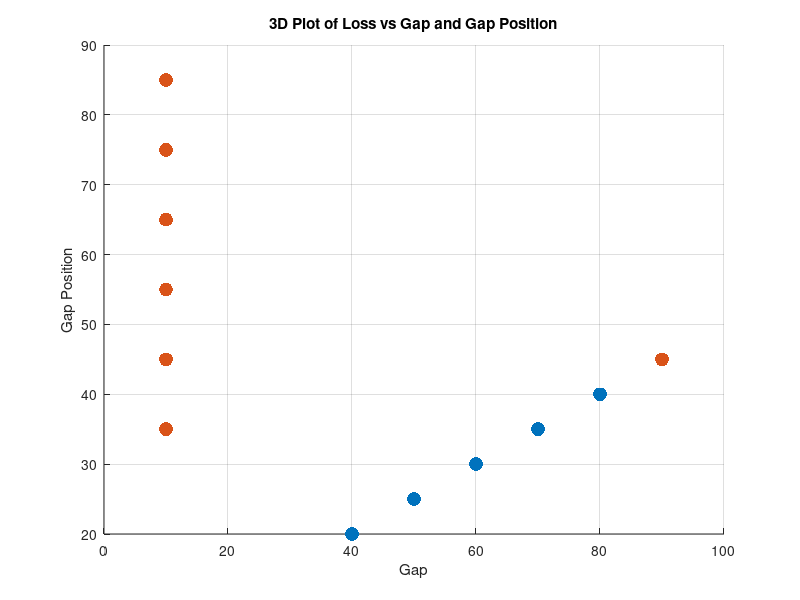

Reproduce this figure in MATLAB. (Note: this script raises an error after producing the figure.)
% -----------------------------
% DATA
% -----------------------------

gap = [ ...
    10 10 10 10 10 10 ...
    10 10 10 10 10 10 ...
    90 80 70 60 50 40 ...
    90 80 70 60 50 40 ];

gap_pos = [ ...
    85 75 65 55 45 35 ...
    85 75 65 55 45 35 ...
    45 40 35 30 25 20 ...
    45 40 35 30 25 20 ];

loss = [ ...
    0.05 0.03 0.03 0.01 0.01 0.01 ...
    0.04 0.02 0.02 0.00 0.01 0.00 ...
    0.02 0.02 0.02 0.01 0.02 0.01 ...
    0.03 0.01 0.01 0.00 0.01 0.00 ];

overlap = [ ...
    10 10 10 10 10 10 ...
    5 5 5 5 5 5 ...
    5 5 5 5 5 5 ...
    10 10 10 10 10 10 ];

% -----------------------------
% PLOT
% -----------------------------

figure;
hold on;
grid on;

% Find unique overlap values
unique_overlap = unique(overlap);

% Define colors for each overlap
colors = lines(length(unique_overlap));

% Plot each overlap group separately
for i = 1:length(unique_overlap)

    idx = overlap == unique_overlap(i);

    scatter3( ...
        gap(idx), ...
        gap_pos(idx), ...
        loss(idx), ...
        100, ...
        colors(i,:), ...
        'filled' ...
    );

end

% Labels
xlabel('Gap');
ylabel('Gap Position');
zlabel('Loss (dB)');

title('3D Plot of Loss vs Gap and Gap Position');

% Legend
legend_strings = strcat('Overlap = ', string(unique_overlap));
legend(legend_strings, 'Location', 'best');

view(3);
hold off;
